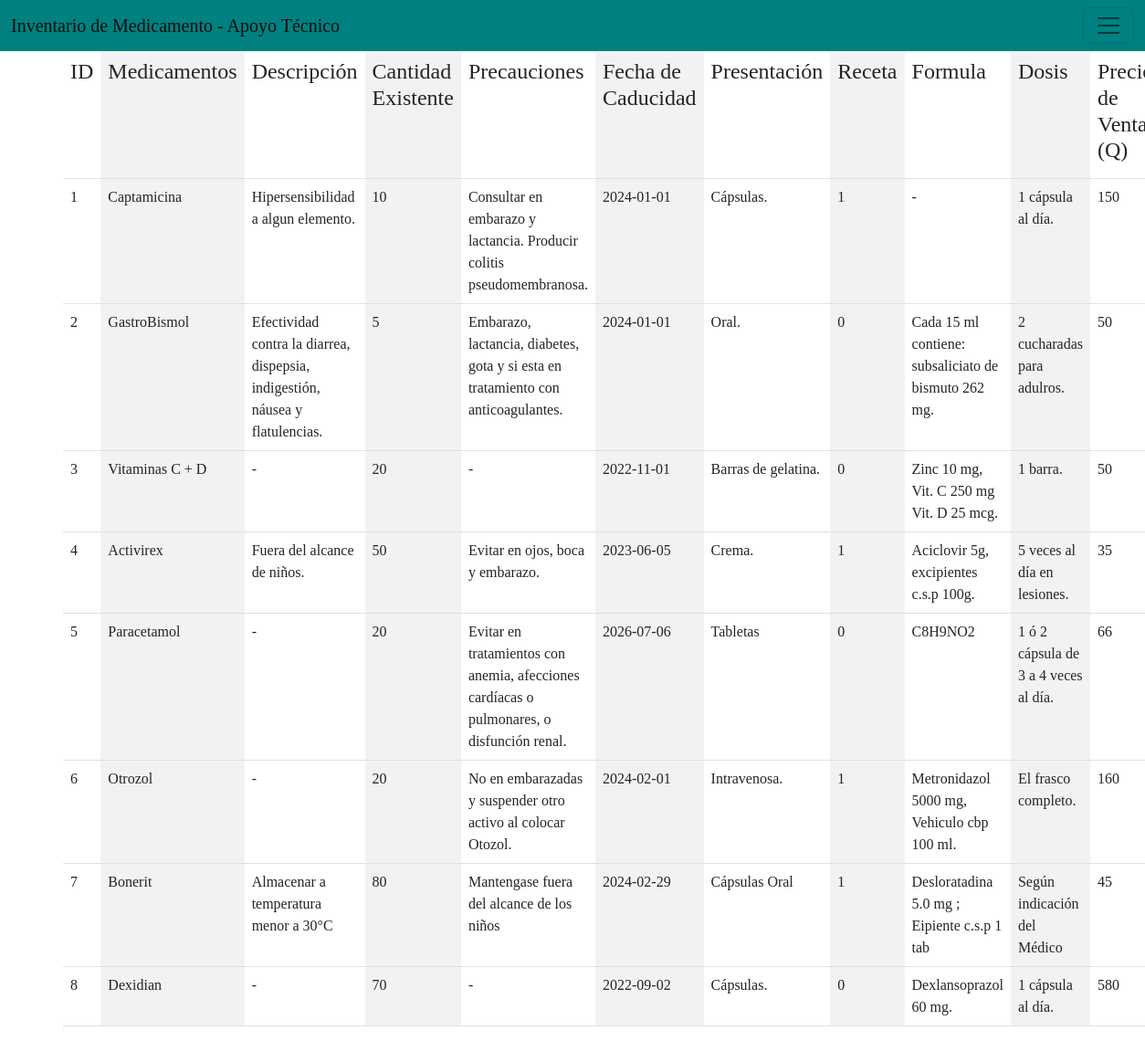
Page /Practicas_paginaWeb/Inventario.php on the committed database.
### tables this page shows
CREATE TABLE IF NOT EXISTS `medicamento` (
  `id_med` int(11) NOT NULL AUTO_INCREMENT,
  `nom_med` varchar(100) NOT NULL,
  `receta` tinyint(1) NOT NULL,
  `Cantidad_existente` int(11) NOT NULL,
  `precauciones` varchar(200) NOT NULL,
  `descripcion` varchar(200) NOT NULL,
  `fec_caducidad` date NOT NULL,
  `presentacion` varchar(100) NOT NULL,
  `uni_medida` varchar(100) NOT NULL,
  `formula` varchar(200) NOT NULL,
  `dosis` varchar(100) NOT NULL,
  `precio_costo` double NOT NULL,
  `precio_final` double NOT NULL,
  PRIMARY KEY (`id_med`)
);

### Practicas_paginaWeb/Inventario.php (the view, shortened to what this page needs)
<!DOCTYPE html>
<html lang="en">
<head>
    <link href="https://cdn.jsdelivr.net/npm/bootstrap@5.2.0-beta1/dist/css/bootstrap.min.css" rel="stylesheet">
</head>
<body bgcolor="#006316" style="font-family: 'Georgia MT';">
<nav class="navbar" style="background-color: #008080;">
  <div class="container-fluid">
    <a class="navbar-brand" href="#">Inventario de Medicamento - Apoyo Técnico</a>
    <button class="navbar-toggler" type="button" data-bs-toggle="offcanvas" data-bs-target="#offcanvasDarkNavbar" aria-controls="offcanvasDarkNavbar">
      <span class="navbar-toggler-icon"></span>
    </button>
  </div>
</nav>
        <div class="container-sm">
        <?php
        $user = "root";
        $pass = "";
        $host = "localhost";
        $conneccion = mysqli_connect($host, $user, $pass);
        $consulta = "SELECT * FROM medicamento;
        ";
        $result = mysqli_query($conneccion,$consulta);
        echo '<table class="table table-hover table-striped-columns">';
        echo "<tr>";
        echo '<th scope="col"><h4>ID</th></h4>';
        echo '<th scope="col"><h4> Medicamentos </th></h4>';
        echo '<th scope="col"><h4> Descripción </th></h4>';
        echo '<th scope="col"><h4>Cantidad Existente</th></h4>';
        echo '<th scope="col"><h4>Precauciones</th></h4>';
        echo '<th scope="col"><h4>Fecha de Caducidad</th></h4>';
        echo '<th scope="col"><h4>Presentación</th></h4>';
        echo '<th scope="col"><h4>Receta</th></h4>';
        echo '<th scope="col"><h4>Formula</th></h4>';
        echo '<th scope="col"><h4>Dosis</th></h4>';
        echo '<th scope="col"><h4>Precio de Venta (Q)</th></h4>';
        echo "</tr>";
        while ($colum = mysqli_fetch_array($result))
        {
            echo "<tr>";
            echo "<td>" . $colum['id_med']. "</td>";
            echo "<td>" . $colum['nom_med'] . "</td>";
            echo "<td>" . $colum['descripcion'] . "</td>";
            echo "<td>" . $colum['Cantidad_existente'] . "</td>";
            echo "<td>" . $colum['precauciones'] . "</td>";
            echo "<td>" . $colum['fec_caducidad'] . "</td>";
            echo "<td>" . $colum['presentacion'] . "</td>";
            echo "<td>" . $colum['receta'] . "</td>";
            echo "<td>" . $colum['formula'] . "</td>";
            echo "<td>" . $colum['dosis'] . "</td>";
            echo "<td>" . $colum['precio_final'] . "</td>";
            echo "</tr>";
        }
        echo "</table>"; ?>
</div>
    </body>
</html>

### rows in the picture
medicamento: id_med "1", nom_med "Captamicina", descripcion "Hipersensibilidad a algun elemento.", Cantidad_existente "10", precauciones "Consultar en embarazo y lactancia. Producir colitis pseudomembranosa.", fec_caducidad "2024-01-01", presentacion "Cápsulas.", receta "1", formula "-", dosis "1 cápsula al día.", precio_final "150"
medicamento: id_med "2", nom_med "GastroBismol", descripcion "Efectividad contra la diarrea, dispepsia, indigestión, náusea y flatulencias.", Cantidad_existente "5", precauciones "Embarazo, lactancia, diabetes, gota y si esta en tratamiento con anticoagulantes.", fec_caducidad "2024-01-01", presentacion "Oral.", receta "0", formula "Cada 15 ml contiene: subsaliciato de bismuto 262 mg.", dosis "2 cucharadas para adulros.", precio_final "50"
medicamento: id_med "3", nom_med "Vitaminas C + D", descripcion "-", Cantidad_existente "20", precauciones "-", fec_caducidad "2022-11-01", presentacion "Barras de gelatina.", receta "0", formula "Zinc 10 mg, Vit. C 250 mg Vit. D 25 mcg.", dosis "1 barra.", precio_final "50"
medicamento: id_med "4", nom_med "Activirex", descripcion "Fuera del alcance de niños.", Cantidad_existente "50", precauciones "Evitar en ojos, boca y embarazo.", fec_caducidad "2023-06-05", presentacion "Crema.", receta "1", formula "Aciclovir 5g, excipientes c.s.p 100g.", dosis "5 veces al día en lesiones.", precio_final "35"
medicamento: id_med "5", nom_med "Paracetamol", descripcion "-", Cantidad_existente "20", precauciones "Evitar en tratamientos con anemia, afecciones cardíacas o pulmonares, o disfunción renal.", fec_caducidad "2026-07-06", presentacion "Tabletas", receta "0", formula "C8H9NO2", dosis "1 ó 2 cápsula de 3 a 4 veces al día.", precio_final "66"
medicamento: id_med "6", nom_med "Otrozol", descripcion "-", Cantidad_existente "20", precauciones "No en embarazadas y suspender otro activo al colocar Otozol.", fec_caducidad "2024-02-01", presentacion "Intravenosa.", receta "1", formula "Metronidazol 5000 mg, Vehiculo cbp 100 ml.", dosis "El frasco completo.", precio_final "160"
medicamento: id_med "7", nom_med "Bonerit", descripcion "Almacenar a temperatura menor a 30°C", Cantidad_existente "80", precauciones "Mantengase fuera del alcance de los niños", fec_caducidad "2024-02-29", presentacion "Cápsulas Oral", receta "1", formula "Desloratadina 5.0 mg ; Eipiente c.s.p 1 tab", dosis "Según indicación del Médico", precio_final "45"
medicamento: id_med "8", nom_med "Dexidian", descripcion "-", Cantidad_existente "70", precauciones "-", fec_caducidad "2022-09-02", presentacion "Cápsulas.", receta "0", formula "Dexlansoprazol 60 mg.", dosis "1 cápsula al día.", precio_final "580"
